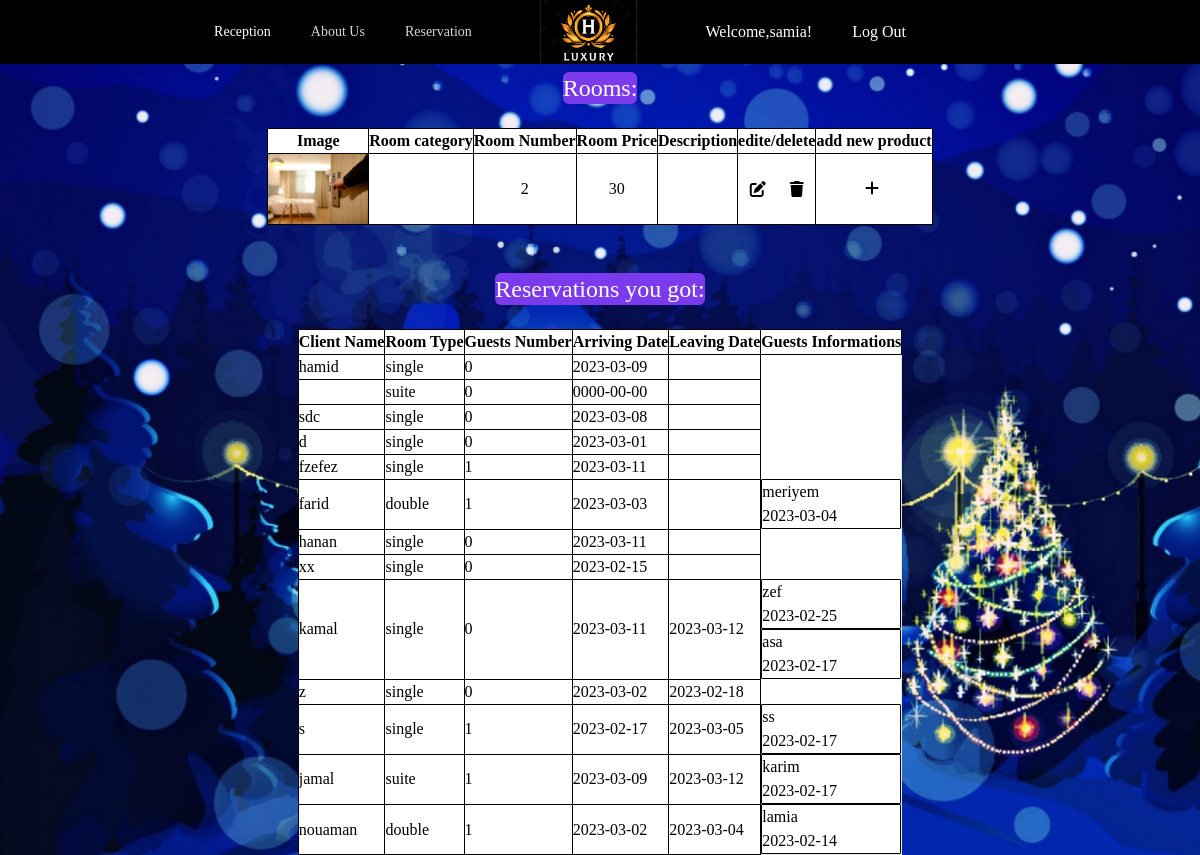
/view/dashboard.php (signed in), run on the app's committed database.
### tables this page shows
CREATE TABLE `rooms` (
  `RoomId` int(100) NOT NULL,
  `RoomImg` varchar(255) NOT NULL,
  `RoomNumber` int(100) NOT NULL,
  `RoomPrice` int(255) NOT NULL,
  `RoomType` varchar(30) NOT NULL,
  `SuiteType` varchar(100) NOT NULL
);

CREATE TABLE `reservations` (
  `ReservationId` int(100) NOT NULL,
  `ClientName` varchar(30) NOT NULL,
  `RoomType` varchar(30) NOT NULL,
  `GuestsNumber` int(30) NOT NULL,
  `Arrive` date DEFAULT NULL,
  `SuiteType` varchar(50) DEFAULT NULL,
  `Leave` date DEFAULT NULL,
  `ClientId` int(100) NOT NULL,
  `ReservationPrice` int(11) NOT NULL
);

CREATE TABLE `guests` (
  `GuestId` int(100) NOT NULL,
  `GuestName` varchar(100) NOT NULL,
  `GuestDOB` date DEFAULT NULL,
  `ReservationId` int(100) NOT NULL
);

### database/DB.php (called while the page is built)
<?php
class DB{
    static public function connect(){
        $db=new PDO("mysql:host=localhost;dbname=hotel","root","");
        $db->exec("set names utf8");
        $db->setAttribute(PDO::ATTR_ERRMODE,PDO::ERRMODE_WARNING);
        return $db;
    }
}
?>

### model/room.php (called while the page is built, shortened)
<?php
require_once '../database/DB.php';
class room {
	static public function getAll(){
		$stmt = DB::connect()->prepare('SELECT * FROM rooms');
		$stmt->execute();
		return $stmt->fetchAll();
	}
}

### controller/RoomsController.php (called while the page is built, shortened)
<?php
require_once '../model/room.php';
require_once '../database/DB.php';
class RoomController{
	public function getAllRooms(){
		$rooms = room::getAll();
		return $rooms;
	}
}
?>

### model/reservations.php (called while the page is built, shortened)
<?php
require_once '../database/DB.php';
class reservations {
	static public function getAll(){
		$stmt = DB::connect()->prepare('SELECT * FROM reservations');
		$stmt->execute();
		return $stmt->fetchAll();
	}
    static public function getGuestsByReservationId($reservationId) {
        $db = DB::connect();
        $stmt = $db->prepare("SELECT * FROM guests WHERE ReservationId = :reservationId");
        $stmt->bindParam(':reservationId', $reservationId);
        $stmt->execute();
        $guests = $stmt->fetchAll();
        return $guests;
    }
}

### controller/ReservationsController.php (called while the page is built, shortened)
<?php
require_once '../model/reservations.php';
require_once '../database/DB.php';
class ReservationsController{
	public function getAllReservations(){
		$reservations = reservations::getAll();
		return $reservations;
	}
	public function getAllGuests($reservationId){
		$guests = reservations::getGuestsByReservationId($reservationId);
		return $guests;
	}
}
?>

### view/dashboard.php (the view, shortened to what this page needs)
<?php
require_once '../controller/RoomsController.php';
require_once '../controller/ReservationsController.php';
$data = new RoomController();
$rooms = $data->getAllRooms();
$dataa = new ReservationsController();
$reservations = $dataa->getAllReservations();
?>
<!DOCTYPE html>
<html lang="en">
<head>
    <script src="https://cdn.tailwindcss.com"></script>
    <link href="css/style.css" rel="stylesheet" type="text/css">
    <link href="https://cdnjs.cloudflare.com/ajax/libs/font-awesome/5.13.0/css/all.min.css" rel="stylesheet">
    <link rel="stylesheet" href="https://cdnjs.cloudflare.com/ajax/libs/font-awesome/6.0.0/css/all.min.css" />
</head>
<body class="bg">
<nav class=" flex fixed  bg-black justify-center items-center text-center   pr-20 w-full sticky top-0 ">
      <div class="hidden sm:flex">
      <a href="home.php" class="mx-2 text-white hover:bg-gray-700 hover:text-white px-3 py-4 rounded-md text-sm font-medium" >Reception</a>
  <a href="aboutus.php" class="mx-2  text-gray-300 hover:bg-gray-700 hover:text-white px-3 py-4 rounded-md text-sm font-medium">About Us</a>
  <a href="reservation.php" class="mx-2  text-gray-300 hover:bg-gray-700 hover:text-white px-3 py-4 rounded-md text-sm font-medium">Reservation</a>
      </div>
      <div class="mx-12  ">   <img class="hidden h-16  w-auto lg:block cursor-pointer " src="img/logo.png" alt="Your Company"></div>
      <div class="hidden sm:flex">
      <?php if(isset($_SESSION['logged']) && $_SESSION['logged'] === true && $_SESSION['ClientName'] === 'admin'): ?>
        <a class="mx-2 hover:bg-gray-700 text-white hover:text-white px-3 py-4" href="./dashboard.php">Welcome,<?php echo $_SESSION['ClientName']; ?>!</a>
        <a class="mx-2 hover:bg-gray-700 text-white hover:text-white px-3 py-4" href="./logout.php">Log Out</a>
        <?php elseif(isset($_SESSION['logged']) && $_SESSION['logged'] === true && $_SESSION['ClientName'] !== 'admin'): ?>
          <a class="mx-2 hover:bg-gray-700 text-white hover:text-white px-3 py-4" href="./profil.php">Welcome,<?php echo $_SESSION['ClientName']; ?>!</a>
        <a class="mx-2 hover:bg-gray-700 text-white hover:text-white px-3 py-4" href="./logout.php">Log Out</a>
        <?php else: ?>
          <a class="mx-2 hover:bg-gray-700 text-white hover:text-white px-3 py-4" href="./register.php">Sign Up</a>
          <a class="mx-2 hover:bg-gray-700 text-white hover:text-white px-3 py-4" href="./login.php">Sign In</a>
        <?php endif; ?>
      </div>
    </nav>
<center>
<h2 class="text-white mt-2 text-2xl bg-violet-600 rounded-md w-fit">Rooms:</h2><br>
<table  class="table" >
  <thead>
    <th >Image</th>
    <th >Room category</th>
    <th>Room Number</th>
    <th>Room Price</th>
    <th>Description</th>
    <th>edite/delete</th>
    <th>add new product</th>
  </thead>
  <tbody>
    <?php foreach($rooms as $room):?>
    <tr>
      <td class="text-center"><img src="./img/<?php echo $room['RoomImg'];?>" style="width: 100px;"></td>
      <td class="text-center"><?php echo $room['RoomCateg'];?></td>
      <td class="text-center"><?php echo $room['RoomNumber'];?></td>
      <td class="text-center"><?php echo $room['RoomPrice'];?></td>
      <td class="text-center"><?php echo $room['RoomDesc'];?></td>
      <td class=" space-x-4 justfy-center items-center text-center">
                    <form method="POST" class="me-1 inline-block align-middle" action="update.php">
                        <button type="submit" name="submit" class="btn btn-sm btn-warning"><i class="fa-solid fa-pen-to-square"></i></button>
                    </form>
                    <form method="POST" class="me-1 inline-block align-middle" action="delete.php">
                        <button class="btn btn-sm btn-danger"><i class="fa fa-trash"></i></button>
                    </form>
                </td>
                <td>
                <form method="POST" class="me-1 justfy-center items-center text-center" action="add.php">
                        <button class="btn btn-sm btn-danger "><i class="fa-solid fa-plus"></i></button>
                    </form>
    </td>
    </tr>
    <?php endforeach; ?>
  </tbody>
</table>
    </center> <br><br>
<center>
  <h2 class="text-white text-2xl bg-violet-600 rounded-md w-fit">Reservations you got:</h2><br>
<table  class="table" >
  <thead>
    <th >Client Name</th>
    <th >Room Type</th>
    <th>Guests Number</th>
    <th>Arriving Date</th>
    <th>Leaving Date</th>
    <th>Guests Informations</th>
  </thead>
  <tbody>
    <?php foreach($reservations as $reservation):?>
      <?php
        $dataaa = new ReservationsController();
        $reservationId = $reservation['ReservationId'];
        $guests = $dataaa->getAllGuests($reservationId);
      ?>
    <tr>
      <td><?php echo $reservation['ClientName'];?></td>
      <td><?php echo $reservation['RoomType'];?></td>
      <td><?php echo $reservation['GuestsNumber'];?></td>
      <td><?php echo $reservation['Arrive'];?></td>
      <td><?php echo $reservation['Leave'];?></td>
      <?php foreach ($guests as $guest): ?>
      <td class="flex flex-col"><?php echo $guest['GuestName'];?><br><?php echo $guest['GuestDOB'];?></td>
      <?php endforeach; ?>
    </tr>
    <?php endforeach; ?>
  </tbody>
</table>
    </center>
 </body>
 </html>

### view/css/style.css (style rules this page uses)
* { margin:0; padding:0; font-family:Lobster; }
.bg { background-image:url('../img/chrismas1.jpg'); background-size:cover; }
.table { background-color:white; }
table, th, td { border: 1px solid black; border-radius: 1px; }

### data on the page
rooms: RoomImg (picture), RoomNumber "2", RoomPrice "30"
reservations: ClientName "hamid", RoomType "single", GuestsNumber "0", Arrive "2023-03-09"
reservations: RoomType "suite", GuestsNumber "0", Arrive "0000-00-00"
reservations: ClientName "sdc", RoomType "single", GuestsNumber "0", Arrive "2023-03-08"
reservations: ClientName "d", RoomType "single", GuestsNumber "0", Arrive "2023-03-01"
reservations: ClientName "fzefez", RoomType "single", GuestsNumber "1", Arrive "2023-03-11"
reservations: ClientName "farid", RoomType "double", GuestsNumber "1", Arrive "2023-03-03"
guests: GuestName "meriyem", GuestDOB "2023-03-04"
reservations: ClientName "hanan", RoomType "single", GuestsNumber "0", Arrive "2023-03-11"
reservations: ClientName "xx", RoomType "single", GuestsNumber "0", Arrive "2023-02-15"
reservations: ClientName "kamal", RoomType "single", GuestsNumber "0", Arrive "2023-03-11", Leave "2023-03-12"
guests: GuestName "zef", GuestDOB "2023-02-25"
guests: GuestName "asa", GuestDOB "2023-02-17"
reservations: ClientName "z", RoomType "single", GuestsNumber "0", Arrive "2023-03-02", Leave "2023-02-18"
reservations: ClientName "s", RoomType "single", GuestsNumber "1", Arrive "2023-02-17", Leave "2023-03-05"
guests: GuestName "ss", GuestDOB "2023-02-17"
reservations: ClientName "jamal", RoomType "suite", GuestsNumber "1", Arrive "2023-03-09", Leave "2023-03-12"
guests: GuestName "karim", GuestDOB "2023-02-17"
reservations: ClientName "nouaman", RoomType "double", GuestsNumber "1", Arrive "2023-03-02", Leave "2023-03-04"
guests: GuestName "lamia", GuestDOB "2023-02-14"

### other printed values
$_SESSION['ClientName'] "samia"
